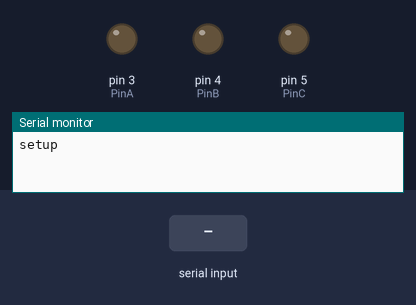
The sketch below on a simulated Arduino Uno, built with avr-gcc and run on an emulated ATmega328P. Shown: output pins drawn as LEDs (lit = HIGH), the last lines printed to the serial monitor. The test bench sets the inputs (shaded band).

Above: at 1.0 s.
1.1 s: "g" received over Serial
At 1.5 s:
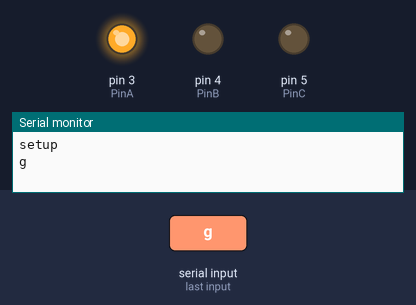
2.7 s: "l" received over Serial
At 3.9 s:
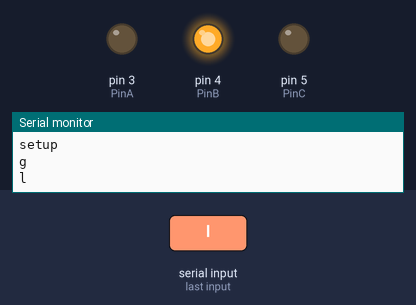
4.2 s: "s" received over Serial
At 5.1 s:
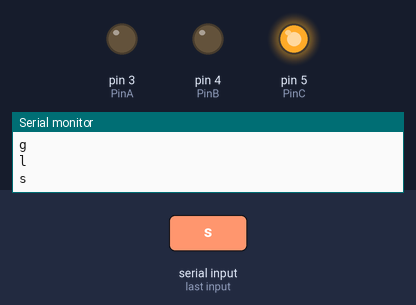
5.7 s: "f" received over Serial
At 6.2 s:
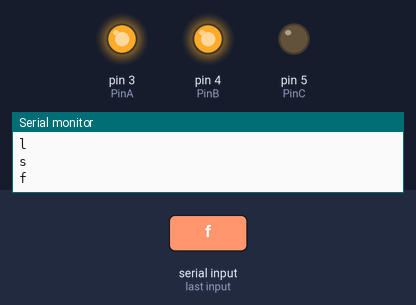
Timing chart, 0 to 8.2 s (numbered marks = the images above; inputs shaded):
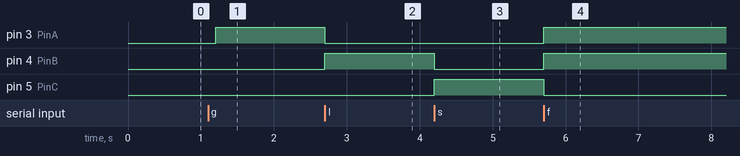

Measured:
- after the input at 1.1 s, pin 3 (PinA): LOW → HIGH after 0.10 s
- after the input at 2.7 s, pin 3 (PinA): HIGH → LOW at once; pin 4 (PinB): LOW → HIGH at once
- after the input at 4.2 s, pin 4 (PinB): HIGH → LOW at once; pin 5 (PinC): LOW → HIGH at once
- after the input at 5.7 s, pin 3 (PinA), pin 4 (PinB): LOW → HIGH at once; pin 5 (PinC): HIGH → LOW at once

The sketch:

ClosedLoopArduino.ino
```cpp
#include <Servo.h>

int PinA = 3;
int PinB = 4;
int PinC = 5;

char inByte = 'e';

void setup() {
  pinMode(PinA, OUTPUT);
  digitalWrite(PinA, LOW);
  pinMode(PinB, OUTPUT);
  digitalWrite(PinB, LOW);
  pinMode(PinC, OUTPUT);
  digitalWrite(PinC, LOW);

  // Initialise serial connection
  Serial.begin(9600);
  Serial.println("setup");
  establishContact();
}

void loop() {
  if (Serial.available() > 0) {
    // get incoming byte:
    inByte = Serial.read();
    Serial.println(inByte);
    switch (inByte) {
      case 'e': // Empty Case
        digitalWrite(PinA, LOW);
        digitalWrite(PinB, LOW);
        digitalWrite(PinC, LOW);
        break;
      case 'g': // Grip Case
        digitalWrite(PinA, HIGH);
        digitalWrite(PinB, LOW);
        digitalWrite(PinC, LOW);
        break;
      case 'l': // Leave Case
        digitalWrite(PinA, LOW);
        digitalWrite(PinB, HIGH);
        digitalWrite(PinC, LOW);
        break;
      case 's': // Slow Case
        digitalWrite(PinA, LOW);
        digitalWrite(PinB, LOW);
        digitalWrite(PinC, HIGH);
        break;
      case 'f': // Fast Case
        digitalWrite(PinA, HIGH);
        digitalWrite(PinB, HIGH);
        digitalWrite(PinC, LOW);
        break;
      default:
        delay(5);
        break;
    }
    delay(5);
  }
}

void establishContact() {
  while (Serial.available() <= 0) {
    delay(300);
  }
}
```
